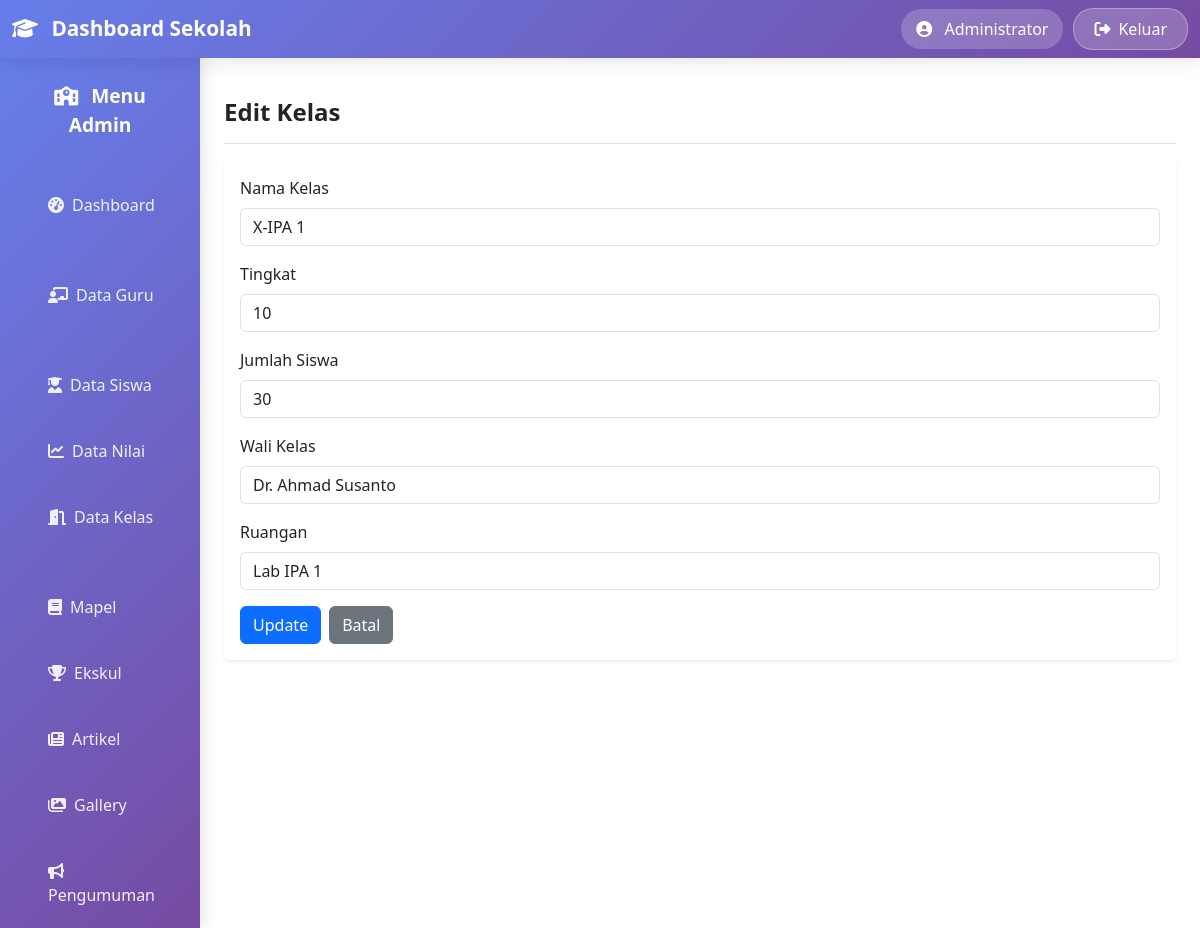
The page /kelas/edit.php?id=1 (signed in) on the database its author committed.
### tables this page shows
CREATE TABLE `kelas` (
  `id` int(11) NOT NULL,
  `nama_kelas` varchar(50) NOT NULL,
  `tingkat` varchar(10) NOT NULL,
  `jumlah_siswa` int(11) DEFAULT 0,
  `wali_kelas` varchar(100) DEFAULT NULL,
  `ruangan` varchar(50) DEFAULT NULL,
  `tanggal_dibuat` timestamp NOT NULL DEFAULT current_timestamp()
);

### kelas/edit.php (the view, shortened to what this page needs)
<?php
require_once '../config/database.php';
$id = intval($_GET['id']);
$result = mysqli_query($conn, "SELECT * FROM kelas WHERE id=$id");
$kelas = mysqli_fetch_assoc($result);
include '../template/header.php';
?>
<div class="container-fluid">
    <div class="row">
        <?php include '../template/sidebar.php'; ?>
        <main class="col-12">
            <div class="d-flex justify-content-between flex-wrap flex-md-nowrap align-items-center pt-3 pb-2 mb-3 border-bottom">
                <h1 class="h4 fw-bold">Edit Kelas</h1>
            </div>
            <div class="card border-0 shadow-sm">
                <div class="card-body">
                    <form method="post">
                        <div class="mb-3">
                            <label for="nama_kelas" class="form-label">Nama Kelas</label>
                            <input type="text" class="form-control" id="nama_kelas" name="nama_kelas" value="<?= htmlspecialchars($kelas['nama_kelas']) ?>" required>
                        </div>
                        <div class="mb-3">
                            <label for="tingkat" class="form-label">Tingkat</label>
                            <input type="text" class="form-control" id="tingkat" name="tingkat" value="<?= htmlspecialchars($kelas['tingkat']) ?>" required>
                        </div>
                        <div class="mb-3">
                            <label for="jumlah_siswa" class="form-label">Jumlah Siswa</label>
                            <input type="number" class="form-control" id="jumlah_siswa" name="jumlah_siswa" min="0" value="<?= htmlspecialchars($kelas['jumlah_siswa']) ?>">
                        </div>
                        <div class="mb-3">
                            <label for="wali_kelas" class="form-label">Wali Kelas</label>
                            <input type="text" class="form-control" id="wali_kelas" name="wali_kelas" value="<?= htmlspecialchars($kelas['wali_kelas']) ?>">
                        </div>
                        <div class="mb-3">
                            <label for="ruangan" class="form-label">Ruangan</label>
                            <input type="text" class="form-control" id="ruangan" name="ruangan" value="<?= htmlspecialchars($kelas['ruangan']) ?>">
                        </div>
                        <div class="d-flex justify-content-start gap-2">
                            <button type="submit" class="btn btn-primary">Update</button>
                            <a href="index.php" class="btn btn-secondary">Batal</a>
                        </div>
                    </form>
                </div>
            </div>
        </main>
    </div>
</div>
<?php include '../template/footer.php'; ?>

### rows shown on the page
kelas: nama_kelas "X-IPA 1", tingkat "10", jumlah_siswa "30", wali_kelas "Dr. Ahmad Susanto", ruangan "Lab IPA 1"

### other values the page prints
$_SESSION['admin_nama'] "Administrator"
